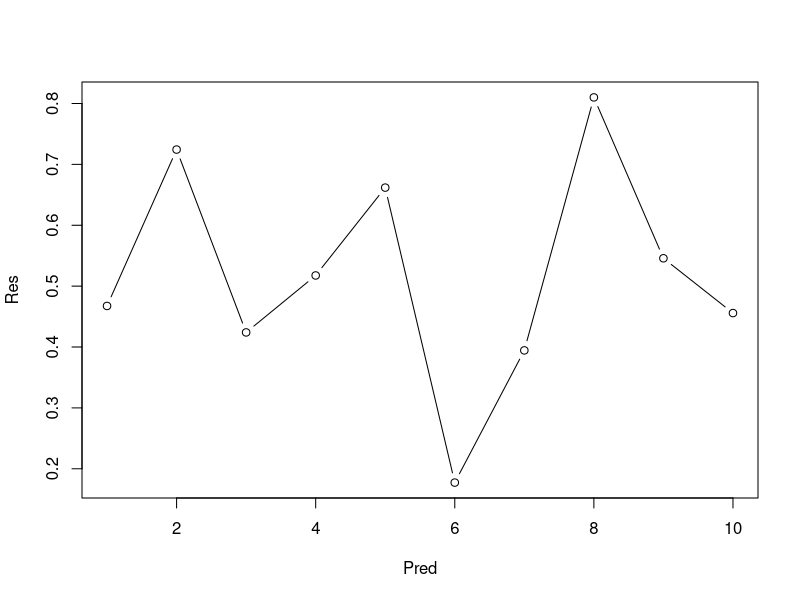
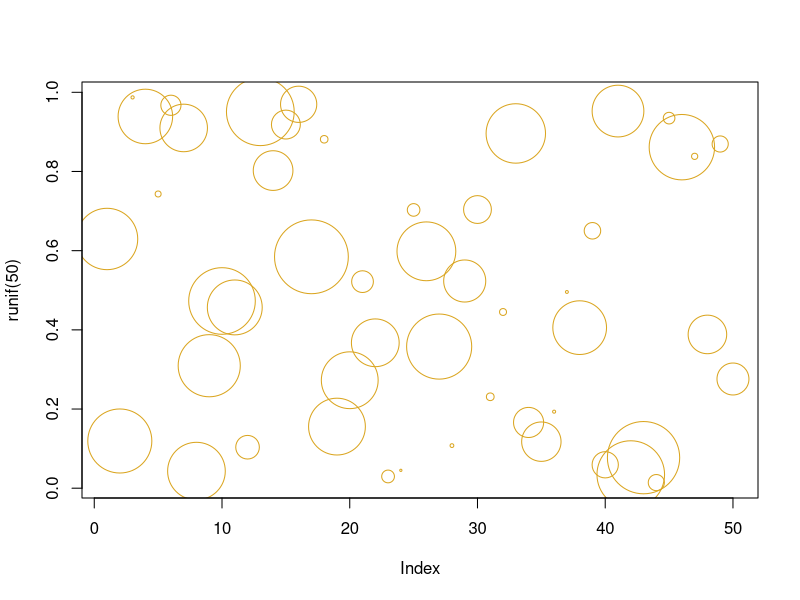
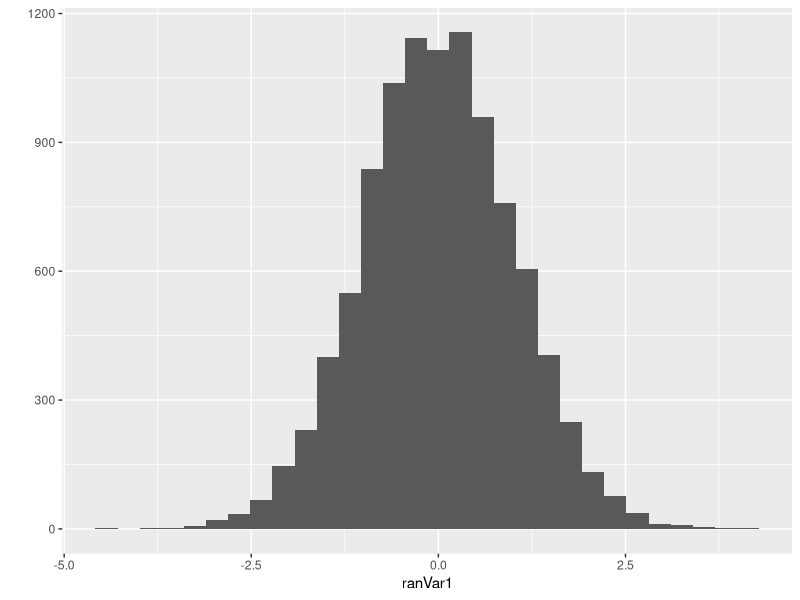
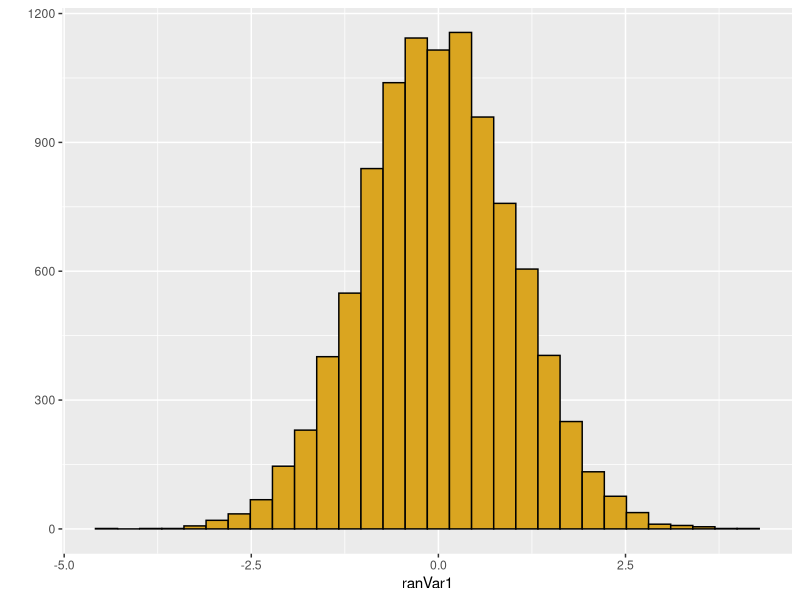
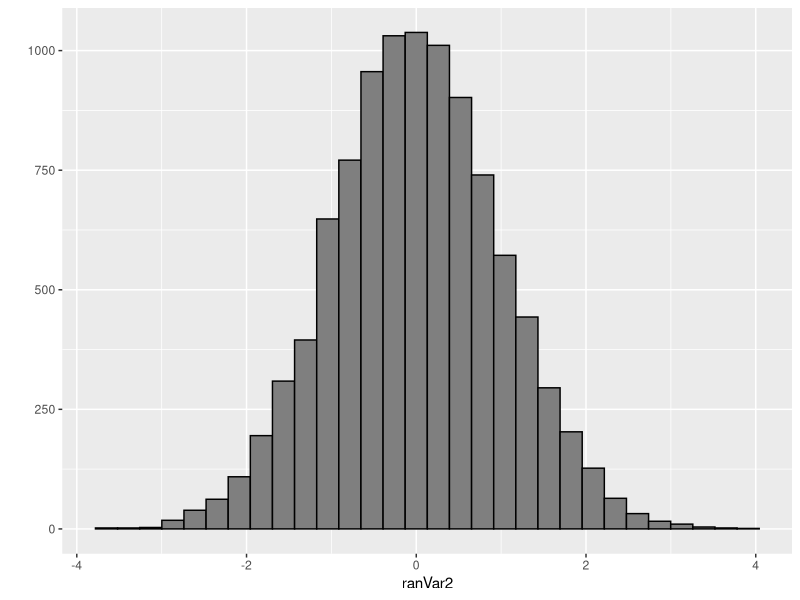
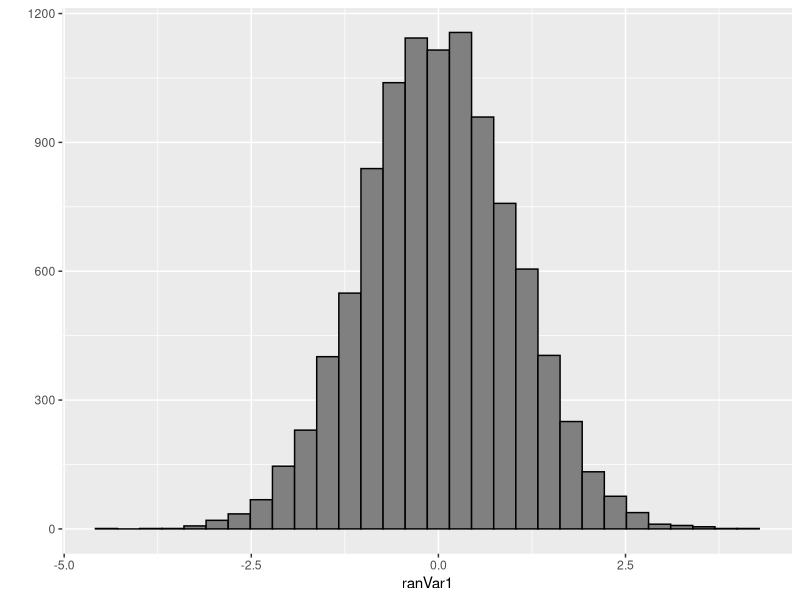

Write R code to recreate these figures, in order.
## ---- chunk 1
# Use comments extensively in ALL of your coding!
Pred <- seq(1,10)     # make a vector of integers from 1 to 10
Res <- runif(10)      # generate 10 draws from a random uniform (0,1) distribution

# print the random numbers
print(Res)

# plot the graph
plot(x=Pred,y=Res,type="b")
## ---- chunk 2
plot(runif(50),cex=10*runif(50),col="goldenrod")
print(rnorm(n=10, mean=10, sd=2))
## ---- chunk 3
# First comment to explain what this program is doing.
# Be expansive and describe it in great detail. This may seem trivial, but will become increasingly important as you create complex programs.
# Simple script to examine the distribution of the product of two uniform variables
# Make sure it is readable. Use complete sentences, not cryptic phrases.
# 6 September 2018
# NJG

# Preliminaries
library(ggplot2)
set.seed(100)
library(TeachingDemos) # use this to set the random number seed from a character string
char2seed("green tea")
char2seed("green tea",set=FALSE)

#

# Global variables
nRep <- 10000

# Create or read in data
ranVar1 <- rnorm(nRep)
# print(ranVar1)
head(ranVar1)
tail(ranVar1)

ranVar2 <- rnorm(nRep)


# visualize data
qplot(x=ranVar1)
qplot(x=ranVar1,color=I("black"),fill=I("goldenrod"))
qplot(x=ranVar2,color=I("black"),fill=I("grey50"))


# create product vector
ranProd <- ranVar1*ranVar2
length(ranProd)
str(ranProd)
head(ranProd)

# visualize product vector
qplot(x=ranVar1,color=I("black"),fill=I(grey(0.5)))

# do other stuff..
